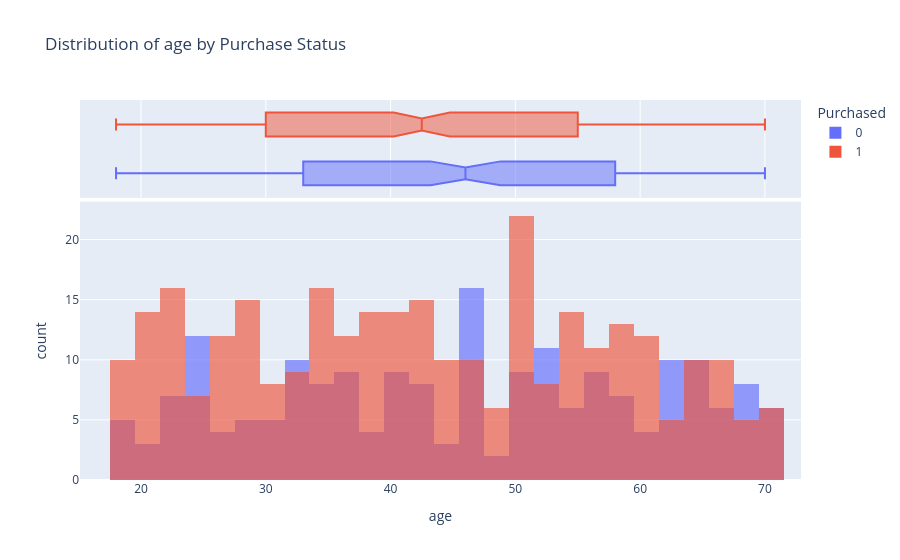
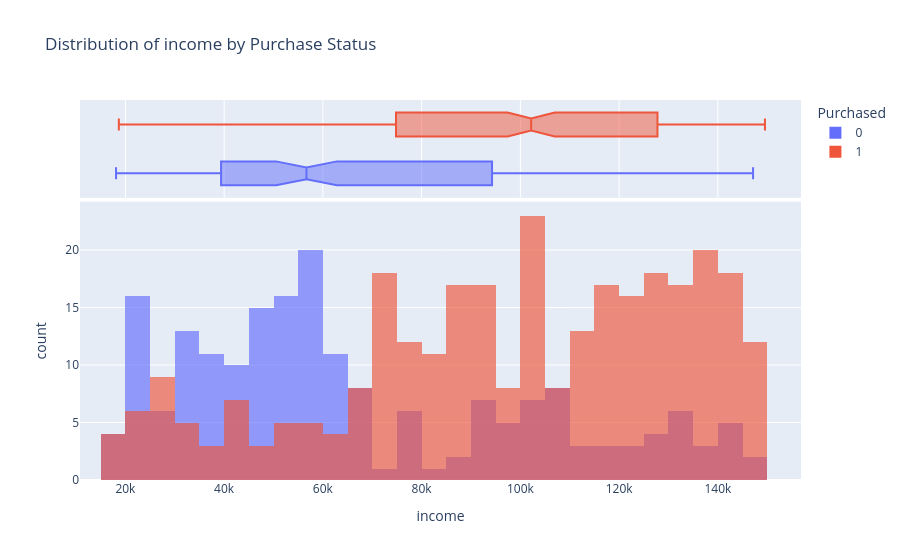
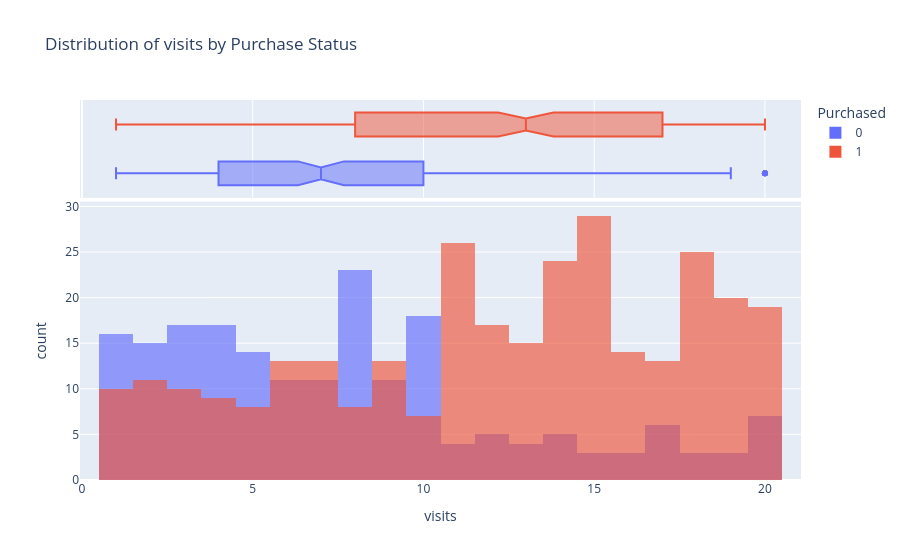
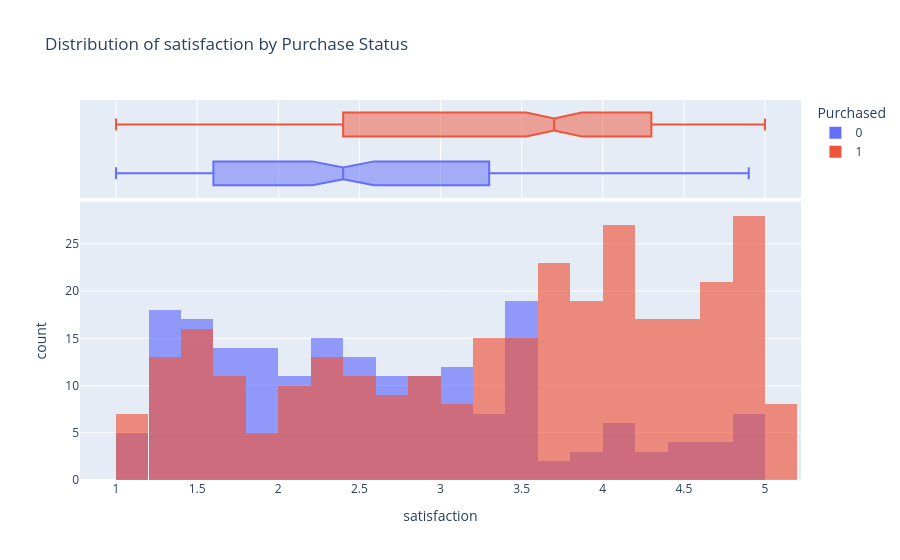

Write notebook code for charts like these, in order.
### Code cell
#Numerical Distributions

for column in numeric_columns:
    fig = px.histogram(
        analysis_df,
        x=column,
        color=analysis_df[TARGET].astype(str),
        marginal="box",
        nbins=30,
        barmode="overlay",
        opacity=0.65,
        title=f"Distribution of {column} by Purchase Status",
        labels={"color": "Purchased"},
    )

    fig.show()

    fig.write_html(
        CHART_DIR / f"{column}_distribution.html"
    )

### Figure 1 — Plotly figure (JSON) as saved in the notebook; plotly's stock layout.template omitted (floating-point values rounded to 4 significant figures; data arrays with more than 128 entries replaced by an {"elided": "..."} marker saying what was removed)
{"data": [{"bingroup": "x", "hovertemplate": "Purchased=0<br>age=%{x}<br>count=%{y}<extra></extra>", "legendgroup": "0", "marker": {"color": "#636efa", "opacity": 0.65, "pattern": {"shape": ""}}, "name": "0", "nbinsx": 30, "orientation": "v", "showlegend": true, "type": "histogram", "x": {"elided": "196 int values"}, "xaxis": "x", "yaxis": "y"}, {"hovertemplate": "Purchased=0<br>age=%{x}<extra></extra>", "legendgroup": "0", "marker": {"color": "#636efa"}, "name": "0", "notched": true, "showlegend": false, "type": "box", "x": {"elided": "196 int values"}, "xaxis": "x2", "yaxis": "y2"}, {"bingroup": "x", "hovertemplate": "Purchased=1<br>age=%{x}<br>count=%{y}<extra></extra>", "legendgroup": "1", "marker": {"color": "#EF553B", "opacity": 0.65, "pattern": {"shape": ""}}, "name": "1", "nbinsx": 30, "orientation": "v", "showlegend": true, "type": "histogram", "x": {"elided": "304 int values"}, "xaxis": "x", "yaxis": "y"}, {"hovertemplate": "Purchased=1<br>age=%{x}<extra></extra>", "legendgroup": "1", "marker": {"color": "#EF553B"}, "name": "1", "notched": true, "showlegend": false, "type": "box", "x": {"elided": "304 int values"}, "xaxis": "x2", "yaxis": "y2"}], "layout": {"barmode": "overlay", "legend": {"title": {"text": "Purchased"}, "tracegroupgap": 0}, "title": {"text": "Distribution of age by Purchase Status"}, "xaxis": {"anchor": "y", "domain": [0, 1], "title": {"text": "age"}}, "xaxis2": {"anchor": "y2", "domain": [0, 1], "matches": "x", "showgrid": true, "showticklabels": false}, "yaxis": {"anchor": "x", "domain": [0, 0.7326], "title": {"text": "count"}}, "yaxis2": {"anchor": "x2", "domain": [0.7426, 1], "matches": "y2", "showgrid": false, "showline": false, "showticklabels": false, "ticks": ""}}}

### Figure 2 — Plotly figure (JSON) as saved in the notebook; plotly's stock layout.template omitted (floating-point values rounded to 4 significant figures; data arrays with more than 128 entries replaced by an {"elided": "..."} marker saying what was removed)
{"data": [{"bingroup": "x", "hovertemplate": "Purchased=0<br>income=%{x}<br>count=%{y}<extra></extra>", "legendgroup": "0", "marker": {"color": "#636efa", "opacity": 0.65, "pattern": {"shape": ""}}, "name": "0", "nbinsx": 30, "orientation": "v", "showlegend": true, "type": "histogram", "x": {"elided": "196 int values"}, "xaxis": "x", "yaxis": "y"}, {"hovertemplate": "Purchased=0<br>income=%{x}<extra></extra>", "legendgroup": "0", "marker": {"color": "#636efa"}, "name": "0", "notched": true, "showlegend": false, "type": "box", "x": {"elided": "196 int values"}, "xaxis": "x2", "yaxis": "y2"}, {"bingroup": "x", "hovertemplate": "Purchased=1<br>income=%{x}<br>count=%{y}<extra></extra>", "legendgroup": "1", "marker": {"color": "#EF553B", "opacity": 0.65, "pattern": {"shape": ""}}, "name": "1", "nbinsx": 30, "orientation": "v", "showlegend": true, "type": "histogram", "x": {"elided": "304 int values"}, "xaxis": "x", "yaxis": "y"}, {"hovertemplate": "Purchased=1<br>income=%{x}<extra></extra>", "legendgroup": "1", "marker": {"color": "#EF553B"}, "name": "1", "notched": true, "showlegend": false, "type": "box", "x": {"elided": "304 int values"}, "xaxis": "x2", "yaxis": "y2"}], "layout": {"barmode": "overlay", "legend": {"title": {"text": "Purchased"}, "tracegroupgap": 0}, "title": {"text": "Distribution of income by Purchase Status"}, "xaxis": {"anchor": "y", "domain": [0, 1], "title": {"text": "income"}}, "xaxis2": {"anchor": "y2", "domain": [0, 1], "matches": "x", "showgrid": true, "showticklabels": false}, "yaxis": {"anchor": "x", "domain": [0, 0.7326], "title": {"text": "count"}}, "yaxis2": {"anchor": "x2", "domain": [0.7426, 1], "matches": "y2", "showgrid": false, "showline": false, "showticklabels": false, "ticks": ""}}}

### Figure 3 — Plotly figure (JSON) as saved in the notebook; plotly's stock layout.template omitted (floating-point values rounded to 4 significant figures; data arrays with more than 128 entries replaced by an {"elided": "..."} marker saying what was removed)
{"data": [{"bingroup": "x", "hovertemplate": "Purchased=0<br>visits=%{x}<br>count=%{y}<extra></extra>", "legendgroup": "0", "marker": {"color": "#636efa", "opacity": 0.65, "pattern": {"shape": ""}}, "name": "0", "nbinsx": 30, "orientation": "v", "showlegend": true, "type": "histogram", "x": {"elided": "196 int values"}, "xaxis": "x", "yaxis": "y"}, {"hovertemplate": "Purchased=0<br>visits=%{x}<extra></extra>", "legendgroup": "0", "marker": {"color": "#636efa"}, "name": "0", "notched": true, "showlegend": false, "type": "box", "x": {"elided": "196 int values"}, "xaxis": "x2", "yaxis": "y2"}, {"bingroup": "x", "hovertemplate": "Purchased=1<br>visits=%{x}<br>count=%{y}<extra></extra>", "legendgroup": "1", "marker": {"color": "#EF553B", "opacity": 0.65, "pattern": {"shape": ""}}, "name": "1", "nbinsx": 30, "orientation": "v", "showlegend": true, "type": "histogram", "x": {"elided": "304 int values"}, "xaxis": "x", "yaxis": "y"}, {"hovertemplate": "Purchased=1<br>visits=%{x}<extra></extra>", "legendgroup": "1", "marker": {"color": "#EF553B"}, "name": "1", "notched": true, "showlegend": false, "type": "box", "x": {"elided": "304 int values"}, "xaxis": "x2", "yaxis": "y2"}], "layout": {"barmode": "overlay", "legend": {"title": {"text": "Purchased"}, "tracegroupgap": 0}, "title": {"text": "Distribution of visits by Purchase Status"}, "xaxis": {"anchor": "y", "domain": [0, 1], "title": {"text": "visits"}}, "xaxis2": {"anchor": "y2", "domain": [0, 1], "matches": "x", "showgrid": true, "showticklabels": false}, "yaxis": {"anchor": "x", "domain": [0, 0.7326], "title": {"text": "count"}}, "yaxis2": {"anchor": "x2", "domain": [0.7426, 1], "matches": "y2", "showgrid": false, "showline": false, "showticklabels": false, "ticks": ""}}}

### Figure 4 — Plotly figure (JSON) as saved in the notebook; plotly's stock layout.template omitted (floating-point values rounded to 4 significant figures; data arrays with more than 128 entries replaced by an {"elided": "..."} marker saying what was removed)
{"data": [{"bingroup": "x", "hovertemplate": "Purchased=0<br>satisfaction=%{x}<br>count=%{y}<extra></extra>", "legendgroup": "0", "marker": {"color": "#636efa", "opacity": 0.65, "pattern": {"shape": ""}}, "name": "0", "nbinsx": 30, "orientation": "v", "showlegend": true, "type": "histogram", "x": {"elided": "196 float values"}, "xaxis": "x", "yaxis": "y"}, {"hovertemplate": "Purchased=0<br>satisfaction=%{x}<extra></extra>", "legendgroup": "0", "marker": {"color": "#636efa"}, "name": "0", "notched": true, "showlegend": false, "type": "box", "x": {"elided": "196 float values"}, "xaxis": "x2", "yaxis": "y2"}, {"bingroup": "x", "hovertemplate": "Purchased=1<br>satisfaction=%{x}<br>count=%{y}<extra></extra>", "legendgroup": "1", "marker": {"color": "#EF553B", "opacity": 0.65, "pattern": {"shape": ""}}, "name": "1", "nbinsx": 30, "orientation": "v", "showlegend": true, "type": "histogram", "x": {"elided": "304 float values"}, "xaxis": "x", "yaxis": "y"}, {"hovertemplate": "Purchased=1<br>satisfaction=%{x}<extra></extra>", "legendgroup": "1", "marker": {"color": "#EF553B"}, "name": "1", "notched": true, "showlegend": false, "type": "box", "x": {"elided": "304 float values"}, "xaxis": "x2", "yaxis": "y2"}], "layout": {"barmode": "overlay", "legend": {"title": {"text": "Purchased"}, "tracegroupgap": 0}, "title": {"text": "Distribution of satisfaction by Purchase Status"}, "xaxis": {"anchor": "y", "domain": [0, 1], "title": {"text": "satisfaction"}}, "xaxis2": {"anchor": "y2", "domain": [0, 1], "matches": "x", "showgrid": true, "showticklabels": false}, "yaxis": {"anchor": "x", "domain": [0, 0.7326], "title": {"text": "count"}}, "yaxis2": {"anchor": "x2", "domain": [0.7426, 1], "matches": "y2", "showgrid": false, "showline": false, "showticklabels": false, "ticks": ""}}}
